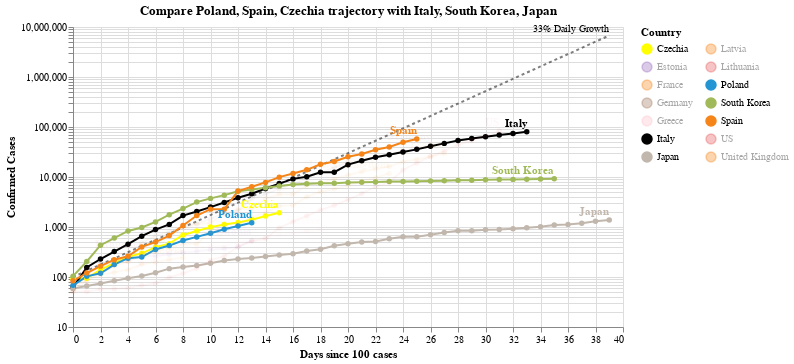

Source (notebook cell):
### Code cell
#hide_input
chart2 = make_since_chart(['Poland', 'Spain', 'Czechia'])
chart2

### Figure 1 — Vega-Lite specification as saved in the notebook (floating-point values rounded to 4 significant figures; data arrays with more than 128 entries replaced by an {"elided": "..."} marker saying what was removed)
{"config": {"view": {"continuousWidth": 400, "continuousHeight": 300}}, "layer": [{"mark": {"type": "line", "color": "black", "opacity": 0.5, "strokeDash": [3, 3]}, "encoding": {"x": {"type": "quantitative", "field": "Days since 100 cases"}, "y": {"type": "quantitative", "field": "Confirmed Cases"}}}, {"mark": {"type": "text", "align": "right", "dy": -6, "fontSize": 10, "text": "33% Daily Growth"}, "encoding": {"x": {"type": "quantitative", "field": "Days since 100 cases"}, "y": {"type": "quantitative", "field": "Confirmed Cases"}}, "transform": [{"filter": "(datum['Days since 100 cases'] >= 39)"}]}, {"data": {"name": "data-325879174afb5e9956f4079956d4d57b"}, "mark": {"type": "line", "point": true}, "encoding": {"color": {"type": "nominal", "field": "Country", "legend": {"columns": 2}, "scale": {"domain": ["Czechia", "Estonia", "France", "Germany", "Greece", "Italy", "Japan", "Latvia", "Lithuania", "Poland", "South Korea", "Spain", "US", "United Kingdom"], "range": ["yellow", "#9467bd", "#F58518", "#9D755D", "pink", "black", "#C1B7AD", "#F58518", "#E45756", "#2495D3", "#A1BA59", "#F58518", "#E45756", "#F58518"]}}, "opacity": {"condition": {"value": 1, "selection": "selector002"}, "value": 0.05}, "tooltip": [{"type": "nominal", "field": "Country"}, {"type": "temporal", "field": "Date"}, {"type": "quantitative", "field": "Confirmed Cases"}, {"type": "quantitative", "field": "Days since 100 cases"}], "x": {"type": "quantitative", "field": "Days since 100 cases"}, "y": {"type": "quantitative", "field": "Confirmed Cases", "scale": {"type": "log"}}}, "selection": {"selector002": {"type": "multi", "fields": ["Country"], "bind": "legend", "init": [{"Country": "Poland"}, {"Country": "Spain"}, {"Country": "Czechia"}, {"Country": "Italy"}, {"Country": "South Korea"}, {"Country": "Japan"}]}}, "width": 550}, {"data": {"name": "data-325879174afb5e9956f4079956d4d57b"}, "mark": {"type": "text", "align": "right", "dy": -8, "fontWeight": "bold"}, "encoding": {"color": {"type": "nominal", "field": "Country", "legend": {"columns": 2}, "scale": {"domain": ["Czechia", "Estonia", "France", "Germany", "Greece", "Italy", "Japan", "Latvia", "Lithuania", "Poland", "South Korea", "Spain", "US", "United Kingdom"], "range": ["yellow", "#9467bd", "#F58518", "#9D755D", "pink", "black", "#C1B7AD", "#F58518", "#E45756", "#2495D3", "#A1BA59", "#F58518", "#E45756", "#F58518"]}}, "opacity": {"condition": {"value": 1, "selection": "selector002"}, "value": 0.05}, "text": {"type": "nominal", "field": "Country"}, "tooltip": [{"type": "nominal", "field": "Country"}, {"type": "temporal", "field": "Date"}, {"type": "quantitative", "field": "Confirmed Cases"}, {"type": "quantitative", "field": "Days since 100 cases"}], "x": {"type": "quantitative", "field": "Days since 100 cases"}, "y": {"type": "quantitative", "field": "Confirmed Cases", "scale": {"type": "log"}}}, "transform": [{"filter": "(datum['Date'] >= 1585180800000)"}], "width": 550}], "data": {"name": "data-b293271c821df863cc900a85d3a9ee67"}, "title": "Compare Poland, Spain, Czechia trajectory with Italy, South Korea, Japan", "$schema": "https://vega.github.io/schema/vega-lite/v4.0.2.json", "datasets": {"data-b293271c821df863cc900a85d3a9ee67": [{"Days since 100 cases": 0, "Confirmed Cases": 100.0}, {"Days since 100 cases": 1, "Confirmed Cases": 133.0}, {"Days since 100 cases": 2, "Confirmed Cases": 176.9}, {"Days since 100 cases": 3, "Confirmed Cases": 235.3}, {"Days since 100 cases": 4, "Confirmed Cases": 312.9}, {"Days since 100 cases": 5, "Confirmed Cases": 416.2}, {"Days since 100 cases": 6, "Confirmed Cases": 553.5}, {"Days since 100 cases": 7, "Confirmed Cases": 736.1}, {"Days since 100 cases": 8, "Confirmed Cases": 979.1}, {"Days since 100 cases": 9, "Confirmed Cases": 1302.0}, {"Days since 100 cases": 10, "Confirmed Cases": 1732.0}, {"Days since 100 cases": 11, "Confirmed Cases": 2303.0}, {"Days since 100 cases": 12, "Confirmed Cases": 3064.0}, {"Days since 100 cases": 13, "Confirmed Cases": 4074.0}, {"Days since 100 cases": 14, "Confirmed Cases": 5419.0}, {"Days since 100 cases": 15, "Confirmed Cases": 7207.0}, {"Days since 100 cases": 16, "Confirmed Cases": 9586.0}, {"Days since 100 cases": 17, "Confirmed Cases": 12750.0}, {"Days since 100 cases": 18, "Confirmed Cases": 16960.0}, {"Days since 100 cases": 19, "Confirmed Cases": 22550.0}, {"Days since 100 cases": 20, "Confirmed Cases": 29990.0}, {"Days since 100 cases": 21, "Confirmed Cases": 39890.0}, {"Days since 100 cases": 22, "Confirmed Cases": 53060.0}, {"Days since 100 cases": 23, "Confirmed Cases": 70560.0}, {"Days since 100 cases": 24, "Confirmed Cases": 93850.0}, {"Days since 100 cases": 25, "Confirmed Cases": 124800.0}, {"Days since 100 cases": 26, "Confirmed Cases": 166000.0}, {"Days since 100 cases": 27, "Confirmed Cases": 220800.0}, {"Days since 100 cases": 28, "Confirmed Cases": 293700.0}, {"Days since 100 cases": 29, "Confirmed Cases": 390600.0}, {"Days since 100 cases": 30, "Confirmed Cases": 519500.0}, {"Days since 100 cases": 31, "Confirmed Cases": 690900.0}, {"Days since 100 cases": 32, "Confirmed Cases": 918900.0}, {"Days since 100 cases": 33, "Confirmed Cases": 1222000.0}, {"Days since 100 cases": 34, "Confirmed Cases": 1625000.0}, {"Days since 100 cases": 35, "Confirmed Cases": 2162000.0}, {"Days since 100 cases": 36, "Confirmed Cases": 2875000.0}, {"Days since 100 cases": 37, "Confirmed Cases": 3824000.0}, {"Days since 100 cases": 38, "Confirmed Cases": 5086000.0}, {"Days since 100 cases": 39, "Confirmed Cases": 6764000.0}], "data-325879174afb5e9956f4079956d4d57b": {"elided": "325 records"}}}
